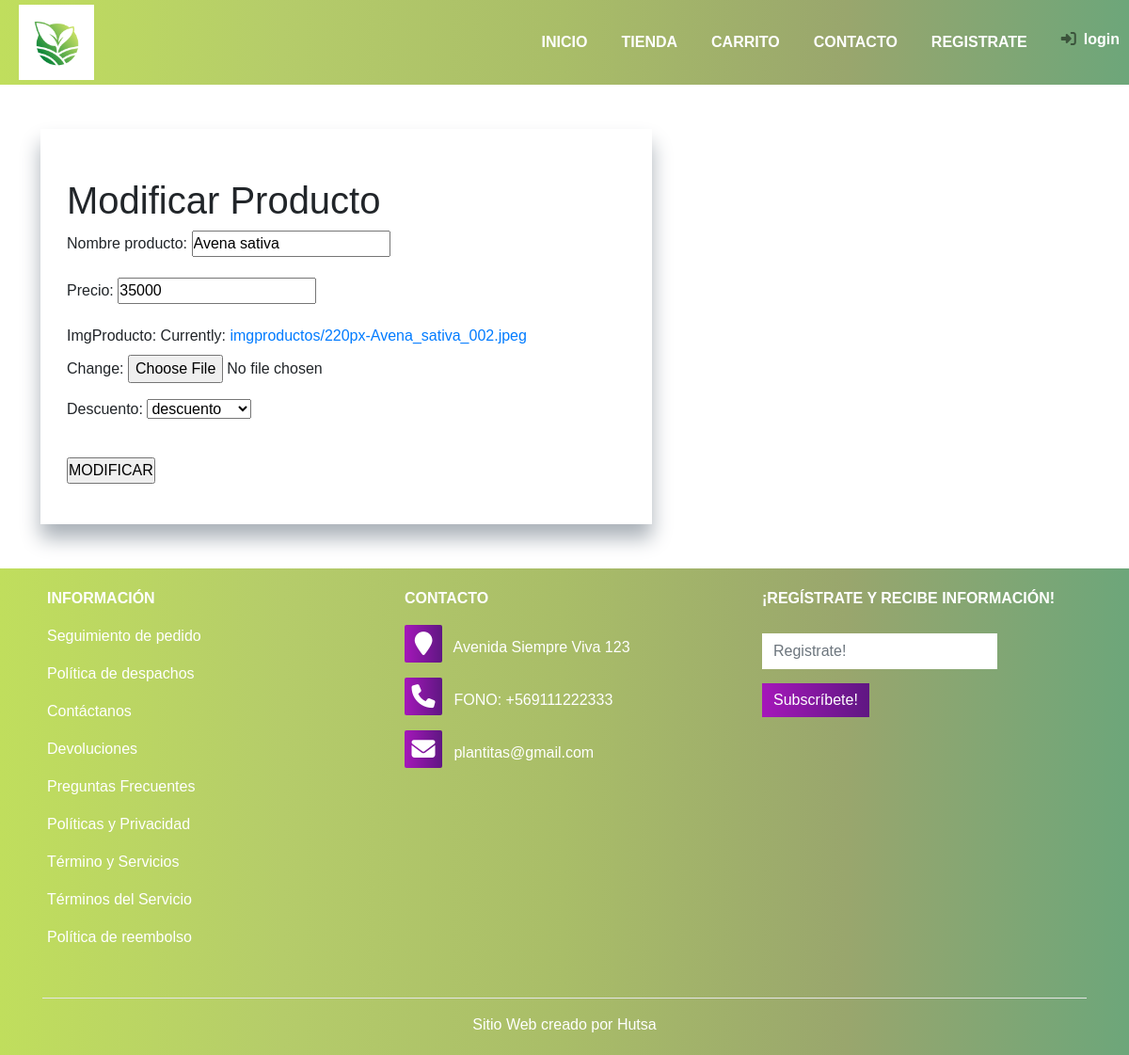
Page /producto_edit.html/1/ on the committed database.
### venta/models.py (models this page shows, shortened)
class Producto(models.Model):
        nombre_producto         = models.CharField(max_length=50,null=True)
        categoria               = models.ForeignKey(categoria, on_delete=models.CASCADE,null=True)
        descuento               = models.ForeignKey(descuento,default=0, on_delete=models.CASCADE,null=True)
        precio                  = models.IntegerField(default=0, null=True)
        subcategoria            = models.ForeignKey(subcategoria, on_delete=models.CASCADE,null=True)
        imgProducto             = models.ImageField(upload_to="imgproductos", null=True)

### venta/views.py (the view)
# urls.py: path('producto_edit.html/<id>/', modificar_producto, name="modificar_producto"),
@csrf_protect
def modificar_producto(request, id):
    cart = Carrito(request)
    prod = Producto.objects.get(id = id)
    if request.method == 'POST':
        product = Prodform(request.POST, instance = prod)
        if product.is_valid():
            prod = product.save(commit=False)
            prod.save()
            return redirect('tienda.html')
    else:
        cart = Carrito(request)
        product = Prodform(instance= prod)
        return render(request, 'venta/producto_edit.html',{'product':product})

### venta/forms.py
class Prodform(forms.ModelForm):
    class Meta:
        model = Producto
        fields = ('nombre_producto','precio','imgProducto','descuento')

### venta/context_processor.py (called while the page is built)
def cart_total_amount(request):
    total = 0
    FprecioC = 0
    if request.user.is_authenticated:
        for key, value in request.session['carrito'].items():
            total = total + (float(value['price']) * value['quantity'])
            FprecioC= int(total)
    return {'cart_total_amount': FprecioC}

### venta/models.py (called while the page is built)
        def __str__(self):
                return self.descuentostr

### venta/templates/venta/producto_edit.html
{%extends 'venta/base.html'%}
{%load static%}
{% block content %}
<div class="container-fluid">
    <div class="EspaciadoContenido container-form">
            <section class="Mod-camp">
                <br>
                <h1>Modificar Producto</h1>
                <div class="contenedor-camp">
                    <form method="POST" class="form-camp" enctype="multipart/form-data">{% csrf_token %}
                        {{ product.as_p }}
                        <input type="submit" class="button-container btn-mod" value="MODIFICAR">
                    </form>
                </div>
            </section>
       </div>
    </div>
{% endblock %}

### venta/static/core/css/base.css (style rules this page uses)
* { margin: 0; padding: 0; }
body { font-family: sans-serif; }

### venta/static/core/css/sign-up.css (style rules this page uses)
.container-form { max-width: 650px; padding: 28px; margin: 0 28px; margin-top: 4%; margin-bottom: 4%; box-shadow: 0 15px 20px #ABB2B9; }
.button-container { margin: 15px 0; }

### rows in the picture
Producto: nombre_producto "Avena sativa", precio "35000", descuento "descuento"
